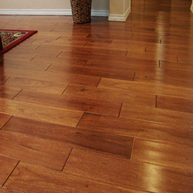
%> input picture Homework/hw2/2_edge/image.png, 193 x 193 px, shrunk from 500 x 500 before the run, given in place of image.jpg, which was not available
$ octave rectify_align.m   (GNU Octave 9; MATLAB toolbox functions it lacks are replaced by stand-ins)
%> lines starting %> are read from the running program, lines starting %| are printed output that depends on the picture; pictures that were not available may be replaced by others from this repository, and a replacement may not be noted
%> further down, I is the input picture: size 193x193x3 uint8; mean R, G, B 141.1, 82.5, 46.6
### Homework/hw2/2_edge/difference_filter.m
function [mag,theta] = difference_filter(I)
% compute magnitude and theta of image I

[row,col]=size(I(:,:,1));
%> row = 193; col = 193
result_x=zeros(row,col); % the gradient on x axis(R,G,B channels combined)
%> result_x: size 193x193 double; every value is 0
result_y=zeros(row,col); % the gradient on y axis(R,G,B channels combined)
mag=zeros(row,col);
theta=zeros(row,col); % in radius
% define the filters

Dx=[1,-1];
Dy=[1,-1]';
% convolve with the filters

diff_x=convn(I,Dx); %the derivative on x axis(R,G,B channels)
diff_y=convn(I,Dy); %the derivative on y axis(R,G,B channels)

% compute the L2-norm over the R,G,B channels
for i=1:row
	for j=1:col
		result_x(i,j)=sqrt(diff_x(i,j,1)^2+diff_x(i,j,2)^2+diff_x(i,j,3)^2);
		result_y(i,j)=sqrt(diff_y(i,j,1)^2+diff_y(i,j,2)^2+diff_y(i,j,3)^2);
	end
end

threshold=20;
%compute the magintude and orientation
for i=1:row
	for j=1:col
		mag(i,j)=sqrt(result_x(i,j)^2+result_y(i,j)^2);
		theta(i,j)=atan(result_y(i,j)/result_x(i,j));
		if mag(i,j)<threshold
			theta(i,j)=0;
			mag(i,j)=0;
		end
	end
end
%> mag: size 193x193 double; min 0, max 394.6, mean 8
%> theta: size 193x193 double; min 0, max 1.57, mean 0.187

### Homework/hw2/2_edge/rectify_align.m
clc;
close all;
%% Compute the orientation map
I = imread('image.jpg');
[mag,theta] = difference_filter(I);
h = figure;
imshow(mag);
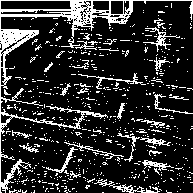
%> displayed picture: size 193x193, on the screen's scale of 0 to 255; 17.9% white in thin lines or dots
saveas(h,'edges.png');

%% Original histogram
h = figure;
hist(theta(theta > 0.001),100);
%> figure, not shown here; tallest bar 189 high, from x = 1.45 to 1.46
saveas(h,'histogram_original.png');

%% Rotate image to vertical
J1 = imrotate(I,(pi-1.6)/pi*180,'bilinear','crop');
h = figure;
imshow(J1);
saveas(h,'image_vertical.png');
[mag1,theta1] = difference_filter(J1);
%> after the loop in difference_filter (call 2), `for i=1:row`:
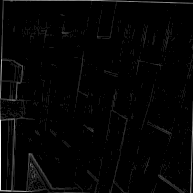
%> mag: size 193x193 double; min 0, max 299.7, mean 5.8; drawn with min black and max white
%> after the loop in difference_filter (call 2), `for i=1:row`:
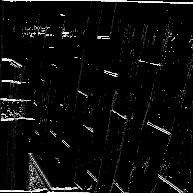
%> theta: size 193x193 double; min 0, max 1.57, mean 0.0698; drawn with min black and max white
h = figure;
histogram(theta1(theta1 > 0.001),100);
%> figure, not shown here; tallest bar 155 high, from x = 0.0661 to 0.0817
saveas(h,'histogram_vertical.png');

%% Rotate image to horizontal
J2 = imrotate(I,(pi-1.6)/pi*180+90,'bilinear','crop');
h = figure;
imshow(J2);
saveas(h,'image_horizontal.png');
[mag2,theta2] = difference_filter(J2);
%> in difference_filter (call 3), `diff_y=convn(I,Dy);`:
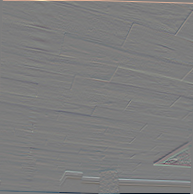
%> diff_y: size 194x193x3 double; mean R, G, B 0, 0, 0; mean of the top-left, top-right, bottom-left and bottom-right quarters 1, 1, -1, -1; drawn with min black and max white
%> after the loop in difference_filter (call 3), `for i=1:row`:
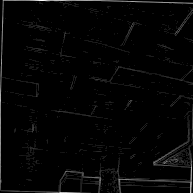
%> mag: size 193x193 double; min 0, max 270, mean 5.6; drawn with min black and max white
%> after the loop in difference_filter (call 3), `for i=1:row`:
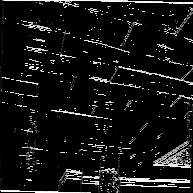
%> theta: size 193x193 double; min 0, max 1.57, mean 0.12; drawn with min black and max white
h = figure;
histogram(theta2(theta2 > 0.001),100);
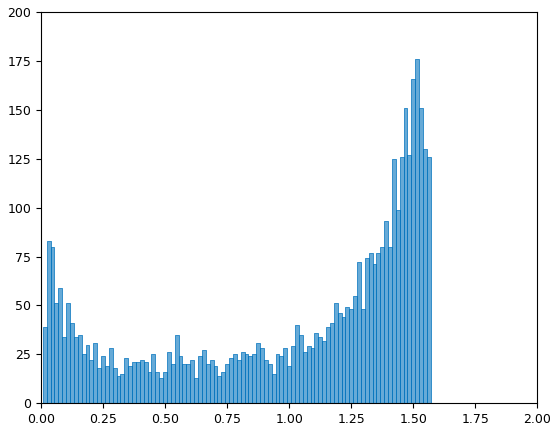
%> figure redrawn from the program's plot data; tallest bar 176 high, from x = 1.51 to 1.52
saveas(h,'histogram_horizontal.png');
